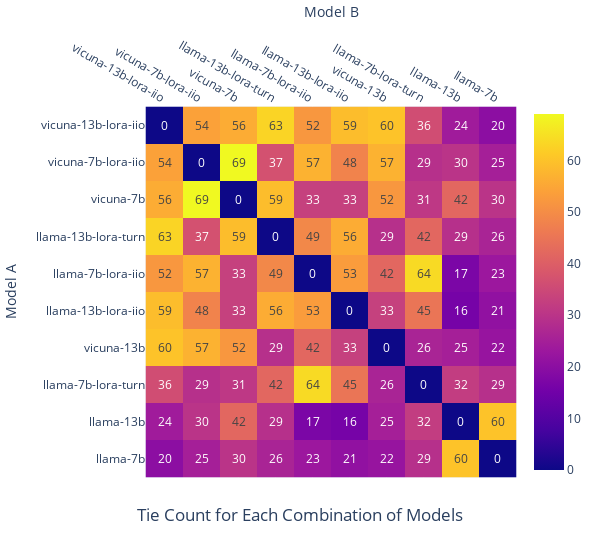

The notebook cell saved with this chart:
### Markdown cell above
### Counting Ties

### Code cell
fig = visualize_battle_count(battles[battles['win'].str.contains("tie")], "Tie Count for Each Combination of Models")
fig.write_image("./figs/battle_counts_ties.svg")
fig

### Figure 1 — Plotly figure (JSON) as saved in the notebook; plotly's stock layout.template omitted (floating-point values rounded to 4 significant figures)
{"data": [{"coloraxis": "coloraxis", "hovertemplate": "Model A: %{y}<br>Model B: %{x}<br>Count: %{z}<extra></extra>", "name": "0", "texttemplate": "%{z}", "type": "heatmap", "x": ["vicuna-13b-lora-iio", "vicuna-7b-lora-iio", "vicuna-7b", "llama-13b-lora-turn", "llama-7b-lora-iio", "llama-13b-lora-iio", "vicuna-13b", "llama-7b-lora-turn", "llama-13b", "llama-7b"], "xaxis": "x", "y": ["vicuna-13b-lora-iio", "vicuna-7b-lora-iio", "vicuna-7b", "llama-13b-lora-turn", "llama-7b-lora-iio", "llama-13b-lora-iio", "vicuna-13b", "llama-7b-lora-turn", "llama-13b", "llama-7b"], "yaxis": "y", "z": [[0, 54, 56, 63, 52, 59, 60, 36, 24, 20], [54, 0, 69, 37, 57, 48, 57, 29, 30, 25], [56, 69, 0, 59, 33, 33, 52, 31, 42, 30], [63, 37, 59, 0, 49, 56, 29, 42, 29, 26], [52, 57, 33, 49, 0, 53, 42, 64, 17, 23], [59, 48, 33, 56, 53, 0, 33, 45, 16, 21], [60, 57, 52, 29, 42, 33, 0, 26, 25, 22], [36, 29, 31, 42, 64, 45, 26, 0, 32, 29], [24, 30, 42, 29, 17, 16, 25, 32, 0, 60], [20, 25, 30, 26, 23, 21, 22, 29, 60, 0]]}], "layout": {"coloraxis": {"colorscale": [[0, "#0d0887"], [0.1111, "#46039f"], [0.2222, "#7201a8"], [0.3333, "#9c179e"], [0.4444, "#bd3786"], [0.5556, "#d8576b"], [0.6667, "#ed7953"], [0.7778, "#fb9f3a"], [0.8889, "#fdca26"], [1, "#f0f921"]]}, "title": {"text": "Tie Count for Each Combination of Models", "x": 0.5, "y": 0.07}, "width": 600, "xaxis": {"anchor": "y", "constrain": "domain", "domain": [0, 1], "scaleanchor": "y", "side": "top", "title": {"text": "Model B"}}, "yaxis": {"anchor": "x", "autorange": "reversed", "constrain": "domain", "domain": [0, 1], "title": {"text": "Model A"}}}}
